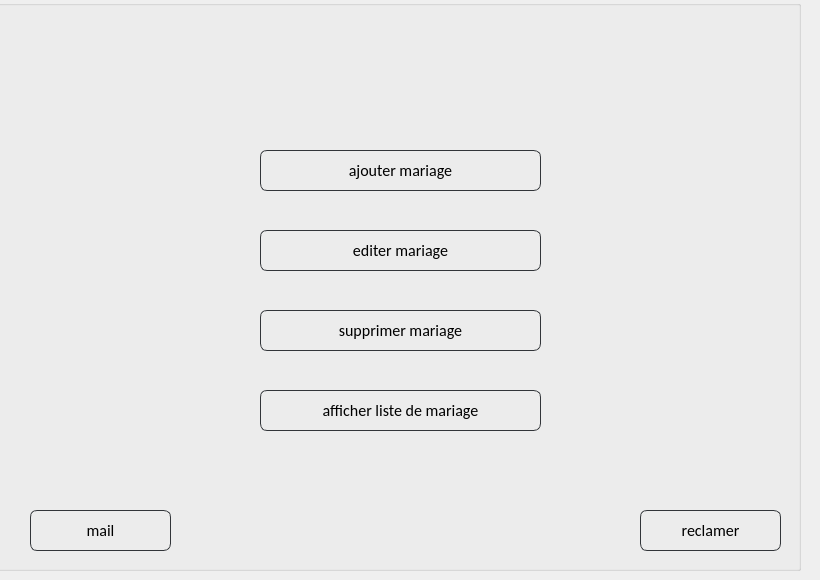
      <widget class="QWidget" name="crudmariage">
       <widget class="QGroupBox" name="groupBox_5">
        <property name="geometry">
         <rect>
          <x>-10</x>
          <y>0</y>
          <width>811</width>
          <height>571</height>
         </rect>
        </property>
        <property name="autoFillBackground">
         <bool>false</bool>
        </property>
        <property name="styleSheet">
         <string notr="true">background : transparent;</string>
        </property>
        <property name="title">
         <string/>
        </property>
        <widget class="QPushButton" name="pushButton_13">
         <property name="geometry">
          <rect>
           <x>270</x>
           <y>150</y>
           <width>281</width>
           <height>41</height>
          </rect>
         </property>
         <property name="styleSheet">
          <string notr="true">
QPushButton
{
	background: transparent;
	border-style:solid;
	border-radius:7px;
	border-width:1px;
border-color: rgb(50, 53, 57);
	color:rgb(0,0,0);
	font-size:16px;
font-family:Calibri;
}

QPushButton:hover
{
	background-color: #00000000;
	border-color: rgb(30, 227, 0);
	/*color:rgb(30, 227, 0);*/
}

QPushButton:focus
{
	background-color:  rgb(30, 227, 0);
	border-color: rgba(30, 227, 0,0);
	color:rgb(255, 255, 255);
}
</string>
         </property>
         <property name="text">
          <string>ajouter mariage</string>
         </property>
        </widget>
        <widget class="QPushButton" name="pushButton_14">
         <property name="geometry">
          <rect>
           <x>270</x>
           <y>230</y>
           <width>281</width>
           <height>41</height>
          </rect>
         </property>
         <property name="styleSheet">
          <string notr="true">
QPushButton
{
	background: transparent;
	border-style:solid;
	border-radius:7px;
	border-width:1px;
border-color: rgb(50, 53, 57);
	color:rgb(0, 0, 0);
	font-size:16px;
font-family:Calibri;
}

QPushButton:hover
{
	background-color: #00000000;
	border-color: rgb(30, 227, 0);
	/*color:rgb(30, 227, 0);*/
}

QPushButton:focus
{
	background-color:  rgb(30, 227, 0);
	border-color: rgba(30, 227, 0,0);
	color:rgb(255, 255, 255);
}
</string>
         </property>
         <property name="text">
          <string>editer mariage</string>
         </property>
        </widget>
        <widget class="QPushButton" name="pushButton_15">
         <property name="geometry">
          <rect>
           <x>270</x>
           <y>310</y>
           <width>281</width>
           <height>41</height>
          </rect>
         </property>
         <property name="styleSheet">
          <string notr="true">
QPushButton
{
	background: transparent;
	border-style:solid;
	border-radius:7px;
	border-width:1px;
border-color: rgb(50, 53, 57);
	color:rgb(0, 0, 0);
	font-size:16px;
font-family:Calibri;
}

QPushButton:hover
{
	background-color: #00000000;
	border-color: rgb(30, 227, 0);
	/*color:rgb(30, 227, 0);*/
}

QPushButton:focus
{
	background-color:  rgb(30, 227, 0);
	border-color: rgba(30, 227, 0,0);
	color:rgb(255, 255, 255);
}
</string>
         </property>
         <property name="text">
          <string>supprimer mariage</string>
         </property>
        </widget>
        <widget class="QPushButton" name="pushButton_16">
         <property name="geometry">
          <rect>
           <x>270</x>
           <y>390</y>
           <width>281</width>
           <height>41</height>
          </rect>
         </property>
         <property name="autoFillBackground">
          <bool>false</bool>
         </property>
         <property name="styleSheet">
          <string notr="true">
QPushButton
{
	background: transparent;
	border-style:solid;
	border-radius:7px;
	border-width:1px;
border-color: rgb(50, 53, 57);
	color:rgb(0, 0, 0);
	font-size:16px;
font-family:Calibri;
}

QPushButton:hover
{
	background-color: #00000000;
	border-color: rgb(30, 227, 0);
	/*color:rgb(30, 227, 0);*/
}

QPushButton:focus
{
	background-color:  rgb(30, 227, 0);
	border-color: rgba(30, 227, 0,0);
	color:rgb(255, 255, 255);
}
</string>
         </property>
         <property name="text">
          <string>afficher liste de mariage</string>
         </property>
        </widget>
        <widget class="QPushButton" name="pushButton_21">
         <property name="geometry">
          <rect>
           <x>650</x>
           <y>510</y>
           <width>141</width>
           <height>41</height>
          </rect>
         </property>
         <property name="autoFillBackground">
          <bool>false</bool>
         </property>
         <property name="styleSheet">
          <string notr="true">
QPushButton
{
	background: transparent;
	border-style:solid;
	border-radius:7px;
	border-width:1px;
border-color: rgb(50, 53, 57);
	color:rgb(0, 0, 0);
	font-size:16px;
font-family:Calibri;
}

QPushButton:hover
{
	background-color: #00000000;
	border-color: rgb(30, 227, 0);
	/*color:rgb(30, 227, 0);*/
}

QPushButton:focus
{
	background-color:  rgb(30, 227, 0);
	border-color: rgba(30, 227, 0,0);
	color:rgb(255, 255, 255);
}
</string>
         </property>
         <property name="text">
          <string>reclamer</string>
         </property>
        </widget>
        <widget class="QPushButton" name="pushButton_48">
         <property name="geometry">
          <rect>
           <x>40</x>
           <y>510</y>
           <width>141</width>
           <height>41</height>
          </rect>
         </property>
         <property name="autoFillBackground">
          <bool>false</bool>
         </property>
         <property name="styleSheet">
          <string notr="true">
QPushButton
{
	background: transparent;
	border-style:solid;
	border-radius:7px;
	border-width:1px;
border-color: rgb(50, 53, 57);
	color:rgb(0, 0, 0);
	font-size:16px;
font-family:Calibri;
}

QPushButton:hover
{
	background-color: #00000000;
	border-color: rgb(30, 227, 0);
	/*color:rgb(30, 227, 0);*/
}

QPushButton:focus
{
	background-color:  rgb(30, 227, 0);
	border-color: rgba(30, 227, 0,0);
	color:rgb(255, 255, 255);
}
</string>
         </property>
         <property name="text">
          <string>mail</string>
         </property>
        </widget>
       </widget>
      </widget>
